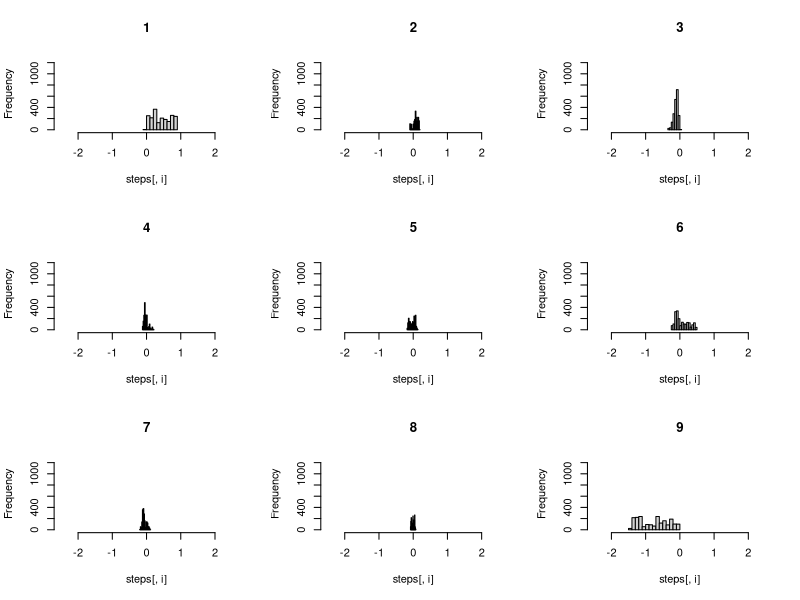
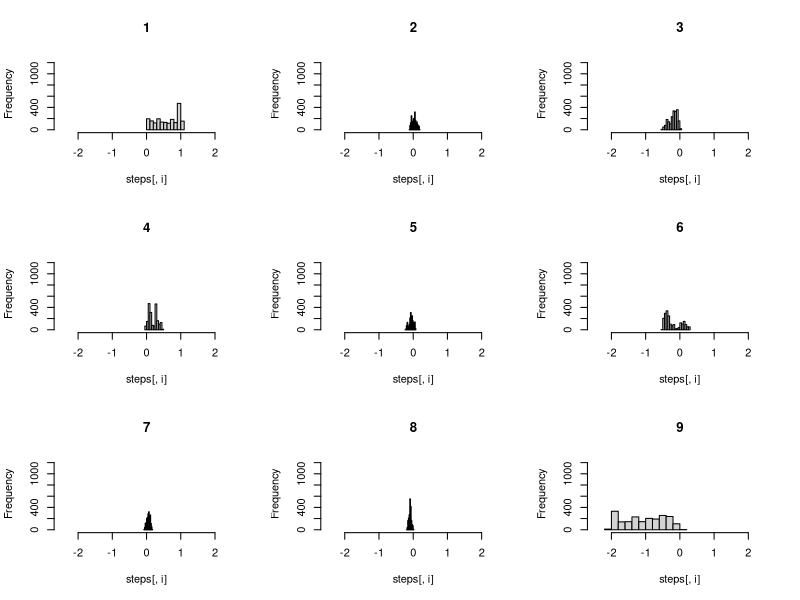
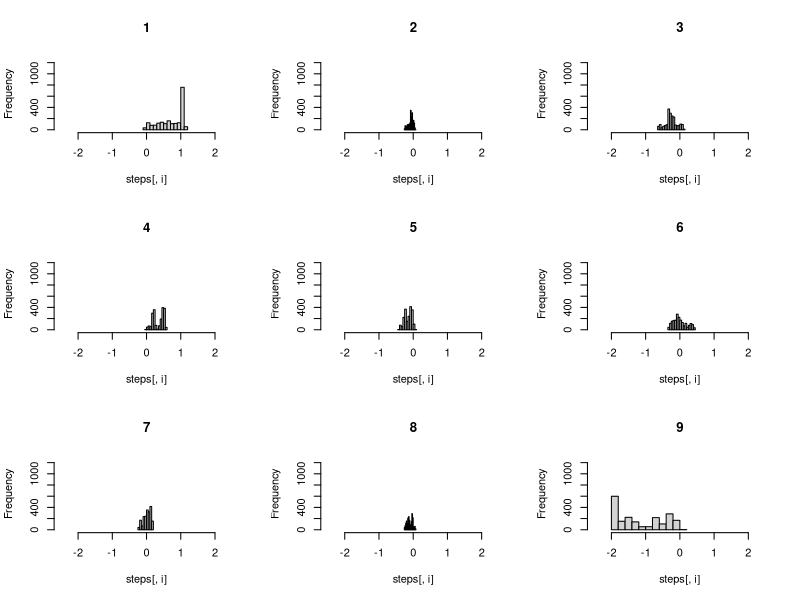
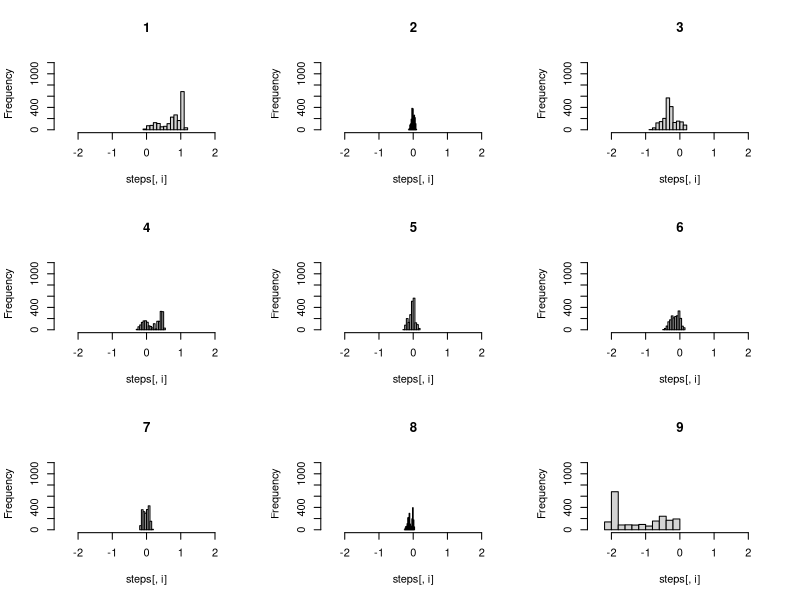
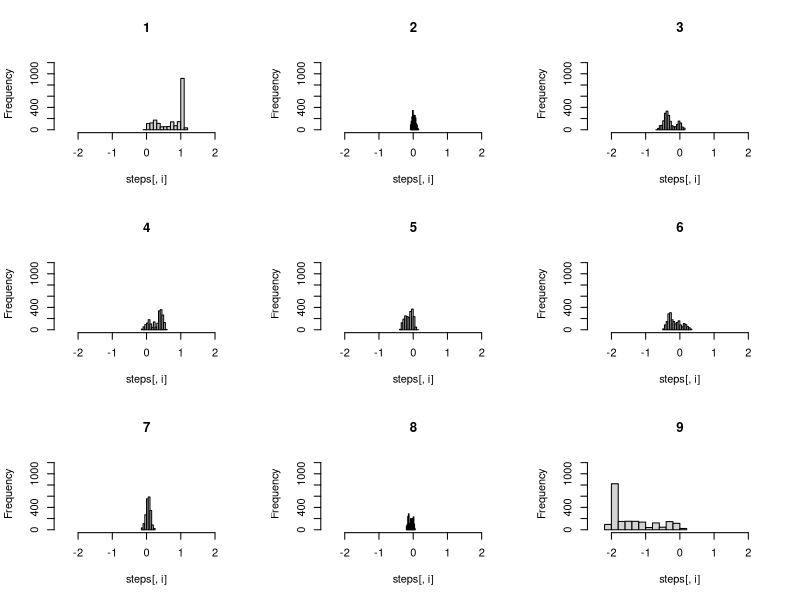
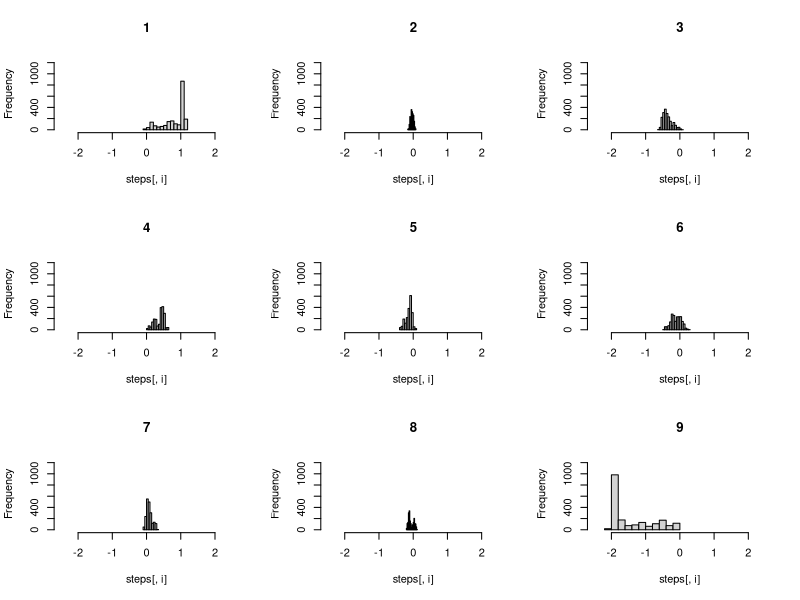
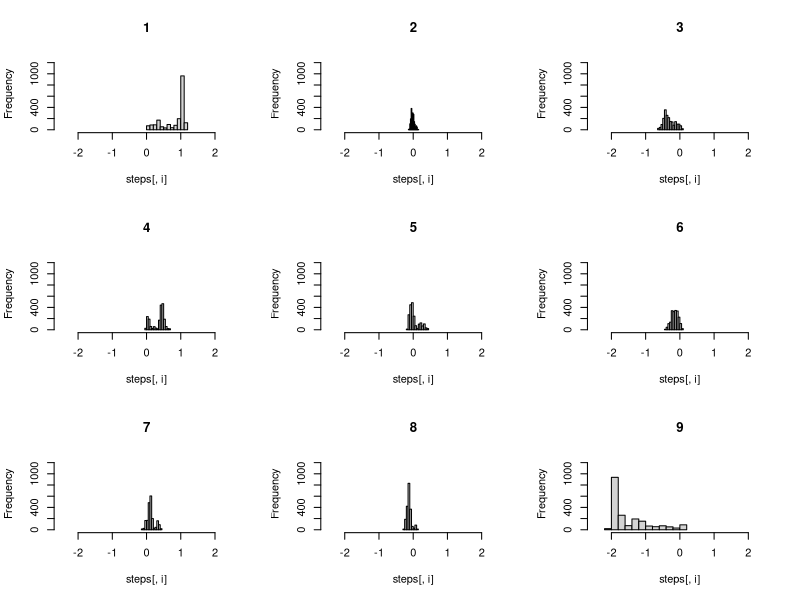
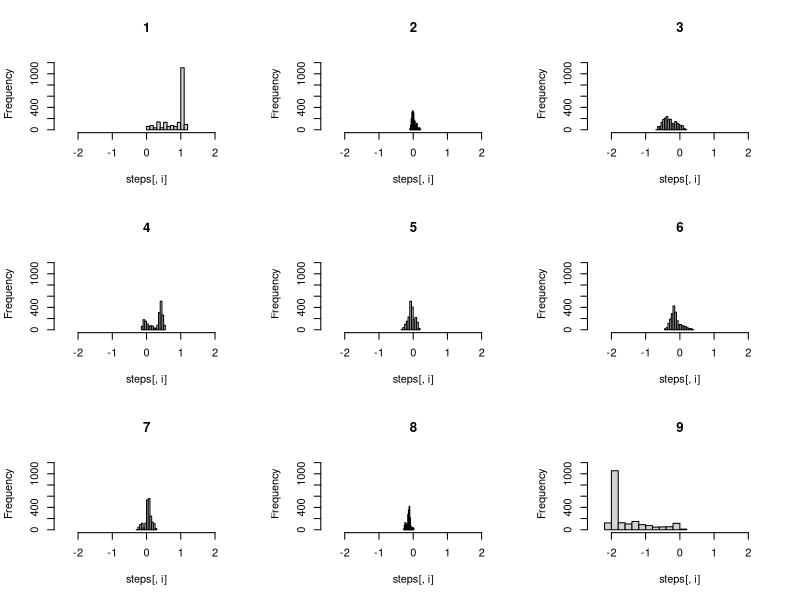

Source code (R) for these figures, in order: (Note: a time limit stopped this script after it produced the figures.)
setwd("~/Programming/TDDE07/Lab 3")
data <-read.table("eBayNumberOfBidderData.dat", header=TRUE)

# a)

library(glmnet)

model <- glm(nBids ~ . - Const,family=poisson, data=data)

#The covariates that affects the B more is MinBidShare, Sealed and VerifyID.


# b)
library(mvtnorm)
X <- as.matrix(data[,-1])
y <- as.vector(data$nBids)
XTX_inv <- solve(t(X)%*%X)
mu = rep(0,ncol(X))
initBeta <- as.vector(rmvnorm(1,mean=rep(0,nrow(XTX_inv)),sigma=(100 * XTX_inv)))


LogPostPoisson <- function(betaVect, y, X, mu, Sigma) {
	
	linPred <-  X %*% betaVect 
	lambda <- exp(linPred)

	logLik <- sum(-log(factorial(y))+y*linPred-lambda)
	
	if (abs(logLik) == Inf) 
		logLik = -20000
	# Likelihood is not finite, stear the optimizer away from here!
	
	# evaluating the prior
	logPrior <- dmvnorm(betaVect, mu, Sigma, log = TRUE)
	
	#print(logLik + logPrior)
	#print(betaVect)
	# add the log prior and log-likelihood together to get log posterior
	return(logLik + logPrior)
}


OptimResults <-
	optim(
		initBeta,
		LogPostPoisson,
		gr = NULL,
		y,
		X,
		mu,
		100 * XTX_inv,
		method = c("BFGS"),
		control = list(fnscale = -1),
		hessian = TRUE
	)


#Results 2 b)
inverse_hessian <- solve(-OptimResults$hessian)
B_tilde <- OptimResults$par


# c)

sigmaInput <- inverse_hessian
initalThetaInput <- c(rep(0,nrow(sigmaInput)))
c_Input <- 0.1
noIterationsInput <- 2000



rwmSampler <- function(logPostFunc,sigma, initalTheta,c,noIterations, ...) {

	outSteps <- matrix(nrow=noIterations, ncol = length(initalTheta))
	outSteps[1,] <- initalTheta
	
	for (i in c(2:noIterations)) {
		nextTheta <- as.vector(rmvnorm(1, outSteps[i-1,],c * sigma))
		r <- exp(logPostFunc(nextTheta,...) - logPostFunc(outSteps[i-1,],...))
		print(r)
		
		if(r > runif(1)){
			outSteps[i,] <- nextTheta
		}else{
			outSteps[i,] <- outSteps[i-1,]
		}
	}
	return(outSteps)
}
c_v<- c(seq(0.01,1,0.01))
for(c in c(1:length(c_v))){
	c_Input <- c_v[c]
	steps <- rwmSampler(LogPostPoisson,sigmaInput, initalThetaInput,c_Input,noIterationsInput,y, X, mu, 100 * XTX_inv)
	
	par(mfrow=c(3,3))
	for(i in c(1:9)) {
		hist(steps[,i],xlim=c(-2.5,2.5), ylim=c(0,1300), main=i)
		
	}
	par(mfrow=c(1,1))
}
